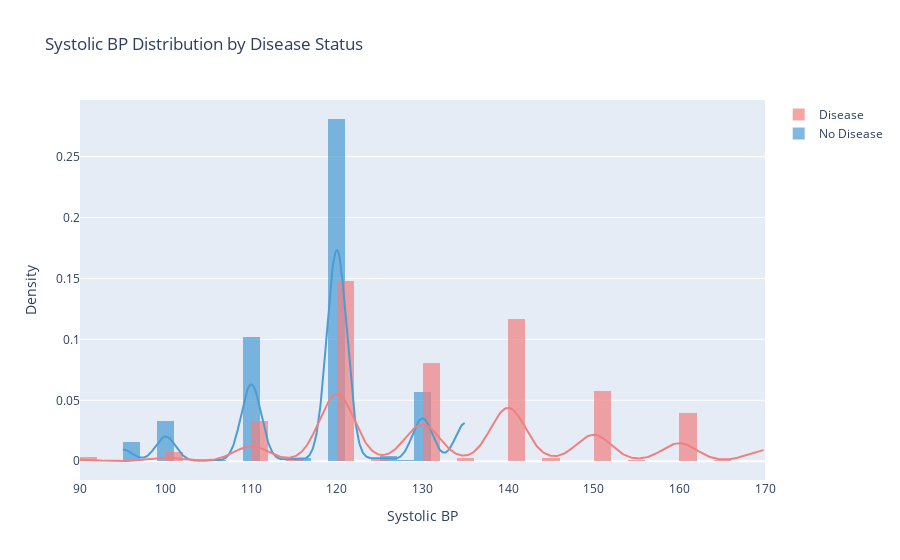

Notebook code cell kept with this figure:
### Code cell
import plotly.figure_factory as ff
d0 = df.loc[df['cardio']==0, 'ap_hi'].dropna()
d1 = df.loc[df['cardio']==1, 'ap_hi'].dropna()

fig = ff.create_distplot([d0, d1], group_labels=["No Disease","Disease"],colors=["#4B9CD3","#F08080"],bin_size=(df['ap_hi'].max()-df['ap_hi'].min())/40,show_hist=True, show_rug=False)
fig.update_layout(title="Systolic BP Distribution by Disease Status")
fig.update_xaxes(title="Systolic BP")
fig.update_yaxes(title="Density")
fig.show()

### Figure 1 — Plotly figure (JSON) as saved in the notebook; plotly's stock layout.template omitted (floating-point values rounded to 4 significant figures; data arrays with more than 128 entries replaced by an {"elided": "..."} marker saying what was removed)
{"data": [{"autobinx": false, "histnorm": "probability density", "legendgroup": "No Disease", "marker": {"color": "#4B9CD3"}, "name": "No Disease", "opacity": 0.7, "type": "histogram", "x": {"elided": "34948 int values"}, "xaxis": "x", "xbins": {"end": 135, "size": 2, "start": 95}, "yaxis": "y"}, {"autobinx": false, "histnorm": "probability density", "legendgroup": "Disease", "marker": {"color": "#F08080"}, "name": "Disease", "opacity": 0.7, "type": "histogram", "x": {"elided": "34859 int values"}, "xaxis": "x", "xbins": {"end": 170, "size": 2, "start": 90}, "yaxis": "y"}, {"legendgroup": "No Disease", "marker": {"color": "#4B9CD3"}, "mode": "lines", "name": "No Disease", "showlegend": false, "type": "scatter", "x": {"elided": "500 float values"}, "xaxis": "x", "y": {"elided": "500 float values"}, "yaxis": "y"}, {"legendgroup": "Disease", "marker": {"color": "#F08080"}, "mode": "lines", "name": "Disease", "showlegend": false, "type": "scatter", "x": {"elided": "500 float values"}, "xaxis": "x", "y": {"elided": "500 float values"}, "yaxis": "y"}], "layout": {"barmode": "overlay", "hovermode": "closest", "legend": {"traceorder": "reversed"}, "title": {"text": "Systolic BP Distribution by Disease Status"}, "xaxis": {"anchor": "y2", "domain": [0, 1], "title": {"text": "Systolic BP"}, "zeroline": false}, "yaxis": {"anchor": "free", "domain": [0, 1], "position": 0, "title": {"text": "Density"}}}}
